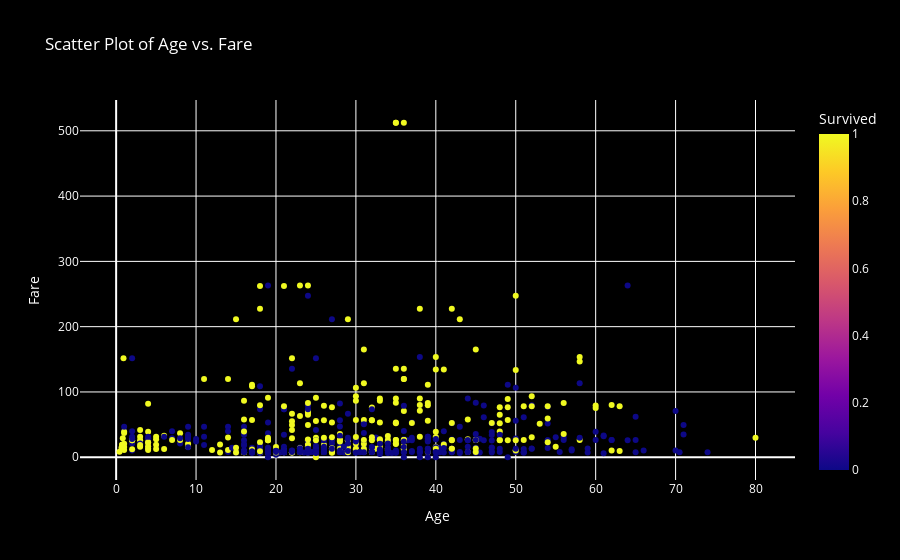

Write notebook code for a chart like this one.
### Markdown cell above
#### Age vs. Fare with Survival Hue

### Code cell
import plotly.express as px

# Scatter Plot
fig = px.scatter(df, x='Age', y='Fare', color='Survived', title='Scatter Plot of Age vs. Fare')

# Update figure layout for dark theme
fig.update_layout({
    'plot_bgcolor': 'black',
    'paper_bgcolor': 'black',
    'font_color': 'white',  # Set text color to white for visibility
    'title_font_color': 'white'
})

# Show the plot
fig.show()

### Figure 1 — Plotly figure (JSON) as saved in the notebook; plotly's stock layout.template omitted (floating-point values rounded to 4 significant figures; data arrays with more than 128 entries replaced by an {"elided": "..."} marker saying what was removed)
{"data": [{"hovertemplate": "Age=%{x}<br>Fare=%{y}<br>Survived=%{marker.color}<extra></extra>", "legendgroup": "", "marker": {"color": {"elided": "714 int values"}, "coloraxis": "coloraxis", "symbol": "circle"}, "mode": "markers", "name": "", "orientation": "v", "showlegend": false, "type": "scatter", "x": {"elided": "714 float values"}, "xaxis": "x", "y": {"elided": "714 float values"}, "yaxis": "y"}], "layout": {"coloraxis": {"colorbar": {"title": {"text": "Survived"}}, "colorscale": [[0, "#0d0887"], [0.1111, "#46039f"], [0.2222, "#7201a8"], [0.3333, "#9c179e"], [0.4444, "#bd3786"], [0.5556, "#d8576b"], [0.6667, "#ed7953"], [0.7778, "#fb9f3a"], [0.8889, "#fdca26"], [1, "#f0f921"]]}, "font": {"color": "white"}, "legend": {"tracegroupgap": 0}, "paper_bgcolor": "black", "plot_bgcolor": "black", "title": {"font": {"color": "white"}, "text": "Scatter Plot of Age vs. Fare"}, "xaxis": {"anchor": "y", "domain": [0, 1], "title": {"text": "Age"}}, "yaxis": {"anchor": "x", "domain": [0, 1], "title": {"text": "Fare"}}}}
